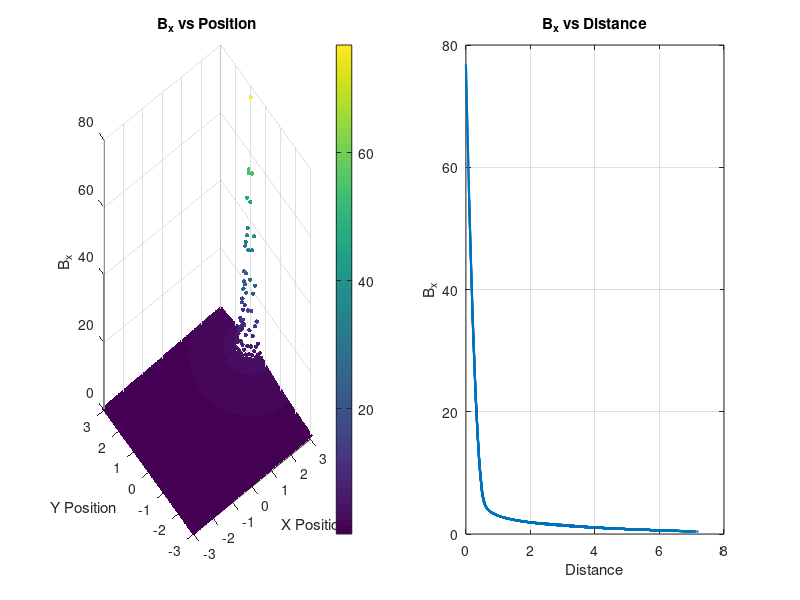

This chart was generated by the following MATLAB code:
clear;
clc;

% 参数设置
Obstacle = [3; 1];       % 障碍物位置
MaxControl_1 = 0.5;      % 最大控制输入
offset1 = 0.05;          % 偏置

% 定义当前位置范围（只考虑沿 X 方向和 Y 方向变化，构建二维网格）
[X, Y] = meshgrid(-3:0.1:3, -3:0.1:3);
PresentState = [X(:), Y(:)]'; % 将网格数据转换为列向量

% 计算 distance 和初始化 B_x
distance = sqrt((PresentState(1, :) - Obstacle(1)).^2 + (PresentState(2, :) - Obstacle(2)).^2);
B_x = zeros(size(distance));

% 逐点计算 B_x
for i = 1:length(distance)
    % 计算 B_x1
    if distance(i) > MaxControl_1 + offset1
        B_x1 = -log(distance(i) - 0.5) + log(10);
    elseif distance(i) <= MaxControl_1 + offset1
        up = MaxControl_1 + offset1;
        k1 = (up - 0.5)^-2;
        k2 = -1 / (up - 0.5);
        b2 = -log(up - 0.5) + log(10);
        B_x1 = 1/2 * k1 * (distance(i) - up)^2 + k2 * (distance(i) - up) + b2;
    end
    
    % 更新 B_x
    if distance(i) > 10
        B_x(i) = 0;  % distance 大于 10 时 B_x 设置为零
    else
        B_x(i) = B_x1;  % 否则使用计算出的 B_x1
    end
end

% 绘制三维散点图
figure;

% 使用散点图绘制 B_x 与位置的关系
subplot(1, 2, 1);
scatter3(PresentState(1, :), PresentState(2, :), B_x, 10, B_x, 'filled');
colorbar;
title('B_x vs Position');
xlabel('X Position');
ylabel('Y Position');
zlabel('B_x');
grid on;

% 绘制 B_x 与 distance 的关系
subplot(1, 2, 2);
plot(distance, B_x, 'LineWidth', 1.5);
xlabel('Distance');
ylabel('B_x');
title('B_x vs Distance');
grid on;